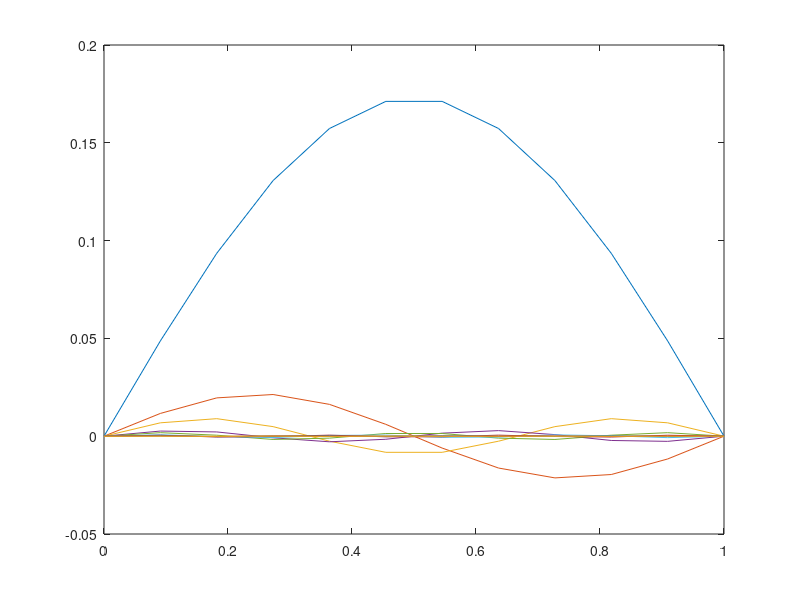

Write the MATLAB code that produced this figure. (Note: this script raises an error after producing the figure.)
% HW09 Problem 1
%
% solve BVP by collocation method

Mvec = [10,15,20,30,40,60,80,100,120]';
errorvec = zeros(size(Mvec));
for j=1:length(Mvec)
    %% setup
    M = Mvec(j);
    
    % collocation points
    x = linspace(0,1,M+2);

    % set r
    r = ((2.*x(2:end-1)-4)./((1+x(2:end-1)).^2))';
    
    % build A
    % A = sparse(M,M);
    A = zeros(M,M);
    for i=1:M
        A(:,i) = -pi^2*i^2.*sin(i*pi.*x(2:end-1)) + (-2./((1+x(2:end-1)).^2)).*sin(i*pi.*x(2:end-1));
    end
    
    %% solve
    c = A\r;
    
    %% add all of the functions
    y = x';
    for i=1:M
        y = y+c(i).*sin(i*pi.*x');
    end
    
    yexact = 2.*x./(1+x);
    
    %% quick plot of all of the theta's
    figure;
    for i=1:M
        plot(x,c(i).*sin(i*pi.*x'));
        hold on;
    end
    
    %% compute max error (and save)
    maxerror = max(abs(yexact'-y));
    fprintf('maximum error for M = %g is %g\n',M,maxerror);
    errorvec(j) = maxerror;
    
    %%  plot the solution, and exact
    figure;
    tmpfigh = gcf;
    clf;
    figshape(600,600);
    set(gcf,'Color','none');
    set(gcf,'InvertHardCopy', 'off');
    set(gcf,'DefaultAxesFontname','helvetica');
    set(gcf,'DefaultLineColor','r');
    set(gcf,'DefaultAxesColor','none');
    set(gcf,'DefaultLineMarkerSize',5);
    set(gcf,'DefaultLineMarkerEdgeColor','k');
    set(gcf,'DefaultLineMarkerFaceColor','g');
    set(gcf,'DefaultAxesLineWidth',0.5);
    set(gcf,'PaperPositionMode','auto');
    
    plot(x',y,'LineWidth',2,'Color','b');
    hold on;
    plot(x,yexact,'LineWidth',2,'Color','r')
    legend({'numerical','exact'},'Location','NorthWest');
    legend boxoff;
    set(gca, 'fontsize',18)
    xlabel('x','FontSize',20)
    ylabel('y','FontSize',20)
    
    psprintcpdf_keeppostscript(sprintf('andy_hw09_prb01_%02g_m%02g',1,M));
end

%% plot error versus 1/M

figure;
tmpfigh = gcf;
clf;
figshape(600,600);
set(gcf,'Color','none');
set(gcf,'InvertHardCopy', 'off');
set(gcf,'DefaultAxesFontname','helvetica');
set(gcf,'DefaultLineColor','r');
set(gcf,'DefaultAxesColor','none');
set(gcf,'DefaultLineMarkerSize',5);
set(gcf,'DefaultLineMarkerEdgeColor','k');
set(gcf,'DefaultLineMarkerFaceColor','g');
set(gcf,'DefaultAxesLineWidth',0.5);
set(gcf,'PaperPositionMode','auto');

plot(1./Mvec,errorvec,'LineWidth',2,'Color','b')

set(gca, 'fontsize',18)
xlabel('1/M','FontSize',20)
ylabel('Max error','FontSize',20)

psprintcpdf_keeppostscript(sprintf('andy_hw09_prb01_%02g',2));

% close all;